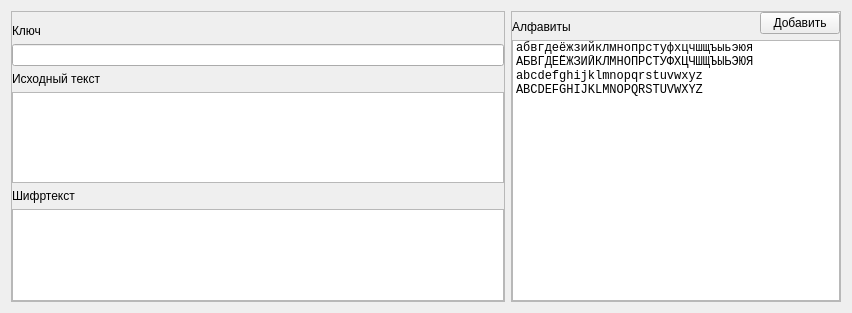
<?xml version="1.0" encoding="UTF-8"?>
<ui version="4.0">
 <class>Gronsveld</class>
 <widget class="QWidget" name="Gronsveld">
  <property name="geometry">
   <rect>
    <x>0</x>
    <y>0</y>
    <width>852</width>
    <height>313</height>
   </rect>
  </property>
  <property name="windowTitle">
   <string>Шифр Гронсвельда</string>
  </property>
  <layout class="QHBoxLayout" name="horizontalLayout">
   <item>
    <widget class="QFrame" name="Frame1">
     <property name="sizePolicy">
      <sizepolicy hsizetype="Expanding" vsizetype="Preferred">
       <horstretch>3</horstretch>
       <verstretch>0</verstretch>
      </sizepolicy>
     </property>
     <property name="frameShape">
      <enum>QFrame::StyledPanel</enum>
     </property>
     <property name="frameShadow">
      <enum>QFrame::Raised</enum>
     </property>
     <layout class="QVBoxLayout" name="verticalLayout">
      <property name="leftMargin">
       <number>0</number>
      </property>
      <property name="topMargin">
       <number>12</number>
      </property>
      <property name="rightMargin">
       <number>0</number>
      </property>
      <property name="bottomMargin">
       <number>0</number>
      </property>
      <item>
       <widget class="QLabel" name="KeyLabel">
        <property name="text">
         <string>Ключ</string>
        </property>
        <property name="alignment">
         <set>Qt::AlignBottom|Qt::AlignLeading|Qt::AlignLeft</set>
        </property>
       </widget>
      </item>
      <item>
       <widget class="QLineEdit" name="KeyEdit">
        <property name="font">
         <font>
          <family>Courier New</family>
         </font>
        </property>
       </widget>
      </item>
      <item>
       <widget class="QLabel" name="MessageLabel">
        <property name="text">
         <string>Исходный текст</string>
        </property>
       </widget>
      </item>
      <item>
       <widget class="QPlainTextEdit" name="MessageEdit">
        <property name="font">
         <font>
          <family>Courier New</family>
         </font>
        </property>
       </widget>
      </item>
      <item>
       <widget class="QLabel" name="CodeLabel">
        <property name="text">
         <string>Шифртекст</string>
        </property>
       </widget>
      </item>
      <item>
       <widget class="QPlainTextEdit" name="CodeEdit">
        <property name="font">
         <font>
          <family>Courier New</family>
         </font>
        </property>
       </widget>
      </item>
     </layout>
    </widget>
   </item>
   <item>
    <widget class="QFrame" name="Frame2">
     <property name="sizePolicy">
      <sizepolicy hsizetype="Expanding" vsizetype="Preferred">
       <horstretch>2</horstretch>
       <verstretch>0</verstretch>
      </sizepolicy>
     </property>
     <property name="frameShape">
      <enum>QFrame::StyledPanel</enum>
     </property>
     <property name="frameShadow">
      <enum>QFrame::Raised</enum>
     </property>
     <layout class="QGridLayout" name="gridLayout">
      <property name="leftMargin">
       <number>0</number>
      </property>
      <property name="topMargin">
       <number>0</number>
      </property>
      <property name="rightMargin">
       <number>0</number>
      </property>
      <property name="bottomMargin">
       <number>0</number>
      </property>
      <item row="0" column="0">
       <widget class="QLabel" name="AlphabetsLabel">
        <property name="sizePolicy">
         <sizepolicy hsizetype="Expanding" vsizetype="Preferred">
          <horstretch>0</horstretch>
          <verstretch>0</verstretch>
         </sizepolicy>
        </property>
        <property name="text">
         <string>Алфавиты</string>
        </property>
        <property name="alignment">
         <set>Qt::AlignBottom|Qt::AlignLeading|Qt::AlignLeft</set>
        </property>
       </widget>
      </item>
      <item row="0" column="1">
       <widget class="QPushButton" name="AddAlphabetButton">
        <property name="sizePolicy">
         <sizepolicy hsizetype="Maximum" vsizetype="Fixed">
          <horstretch>0</horstretch>
          <verstretch>0</verstretch>
         </sizepolicy>
        </property>
        <property name="text">
         <string>Добавить</string>
        </property>
       </widget>
      </item>
      <item row="1" column="0" colspan="2">
       <widget class="QListWidget" name="AlphabetsList">
        <property name="font">
         <font>
          <family>Courier New</family>
         </font>
        </property>
        <item>
         <property name="text">
          <string>абвгдеёжзийклмнопрстуфхцчшщъыьэюя</string>
         </property>
        </item>
        <item>
         <property name="text">
          <string>АБВГДЕЁЖЗИЙКЛМНОПРСТУФХЦЧШЩЪЫЬЭЮЯ</string>
         </property>
        </item>
        <item>
         <property name="text">
          <string>abcdefghijklmnopqrstuvwxyz</string>
         </property>
        </item>
        <item>
         <property name="text">
          <string>ABCDEFGHIJKLMNOPQRSTUVWXYZ</string>
         </property>
        </item>
       </widget>
      </item>
     </layout>
    </widget>
   </item>
  </layout>
 </widget>
 <resources/>
 <connections/>
</ui>
